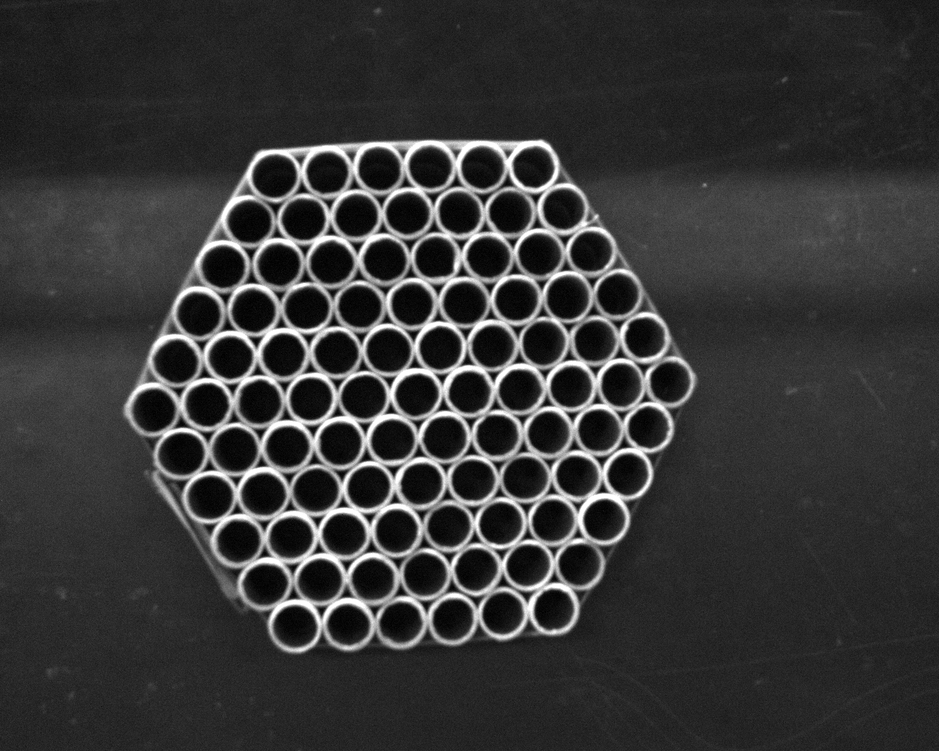
//> input picture cppopencv/image1.bmp, 939 x 751 px, shrunk from 1280 x 1024 before the run
$ ./okbing123 image1.bmp   (built with g++ and OpenCV 4)
//> lines starting //> are read from the running program, lines starting //| are printed output that depends on the picture; after the words box and inside, x2 and y2 are one past the last pixel; in counts of white or black regions, pixels touching at a corner belong together
#include <opencv2/opencv.hpp>
#include <iostream>
#include <cmath>
#include <string>
#include <vector>

using namespace cv;
using namespace std;

int main(int argc,char* argv[])
{
    string filename=argv[1];
	Mat img = imread(filename);
//> img is the input picture: 751 rows x 939 cols, CV_8UC3; min 0, max 255, mean 55.4
	if (img.empty())
	{
		cout << "请确认图像文件名称是否正确" << endl;
		return -1;
	}
	imshow("img", img);
	Mat gray;
	cvtColor(img, gray, COLOR_BGR2GRAY);
	GaussianBlur(gray, gray, Size(9, 9), 10, 10);  //平滑滤波
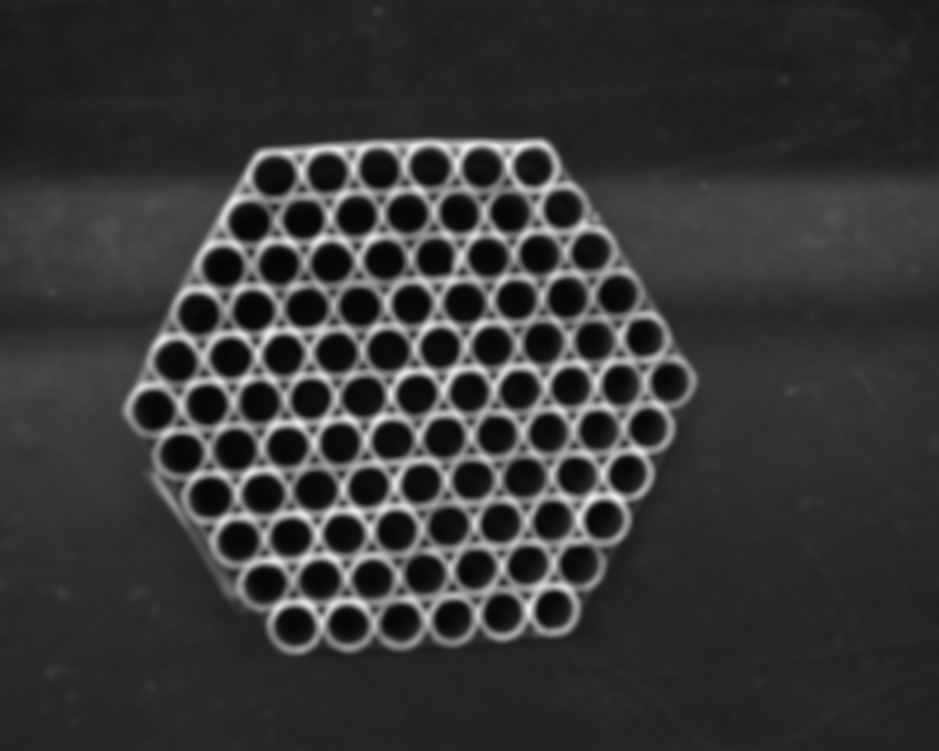
//> gray: 751 rows x 939 cols, CV_8UC1; min 5, max 238, mean 55.4
                                                 //
	imshow("gray", gray);
												 //检测圆形
	vector<Vec3f> circles;
	double dp = 2; //
	double minDist = 10;  //两个圆心之间的最小距离
	double	param1 = 40;  //Canny边缘检测的较大阈值
	double	param2 = 50;  //累加器阈值
	int min_radius = 15;  //圆形半径的最小值
	int max_radius = 25;  //圆形半径的最大值
	HoughCircles(gray, circles, HOUGH_GRADIENT, dp, minDist, param1, param2,
		min_radius, max_radius);
//> circles = 89 circles (x, y, radius), first 12: [497, 435, 19.2], [603, 519, 19.6], [469, 391, 19], [459, 213, 19.2], [421, 483, 19.2], [647, 427, 19.2], [563, 209, 19.8], [481, 167, 19.2], [487, 257, 19.4], [449, 525, 19.2], [425, 575, 19.2], [303, 219, 19.2]

	//图像中标记出圆形
    int sum=0;
	for (size_t i = 0; i < circles.size(); i++)
	{
		//读取圆心
		Point center(cvRound(circles[i][0]), cvRound(circles[i][1]));
		//读取半径
		int radius = cvRound(circles[i][2]);
        sum+=radius;
		//绘制圆心
		circle(img, center, 3, Scalar(0, 255, 0), -1, 8, 0);
		//绘制圆
		circle(img, center, radius, Scalar(0, 0, 255), 2, 8, 0);
	}
//> this loop made 89 passes
//> (center, radius, sum) on passes 1 to 12: (Point(497, 435), 19, 19), (Point(603, 519), 20, 39), (Point(469, 391), 19, 58), (Point(459, 213), 19, 77), (Point(421, 483), 19, 96), (Point(647, 427), 19, 115), (Point(563, 209), 20, 135), (Point(481, 167), 19, 154), (Point(487, 257), 19, 173), (Point(449, 525), 19, 192), (Point(425, 575), 19, 211), (Point(303, 219), 19, 230)
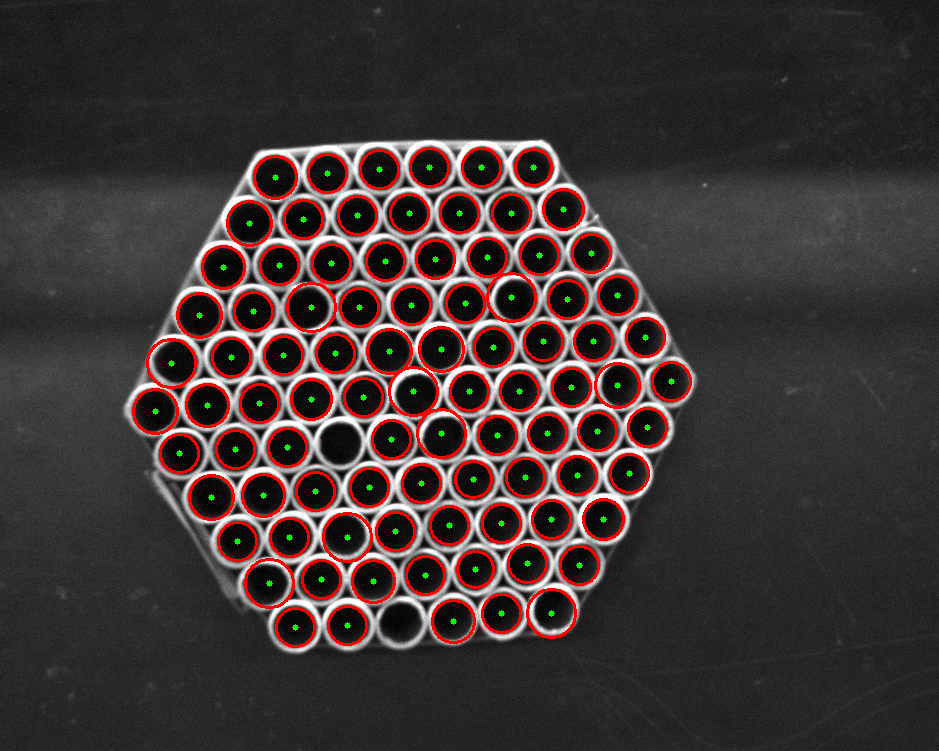
//> img: 751 rows x 939 cols, CV_8UC3; 5.02% of pixels changed, all inside (x1, y1, x2, y2) = (132, 147, 692, 648)
//> after the loop, sum = 1764
	imshow("end", img);
    //所有圆组成一个区域

	waitKey(0);
	return 0;
}

$ run again, on cppopencv/image3.bmp
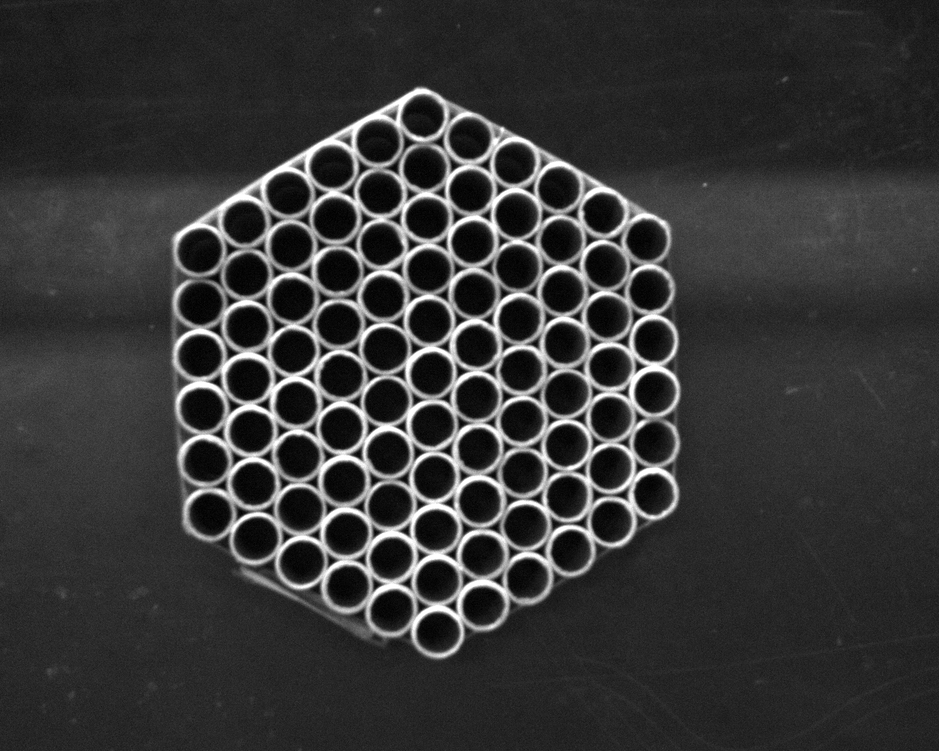
//> input picture cppopencv/image3.bmp, 939 x 751 px, shrunk from 1280 x 1024 before the run
//> img is the input picture: 751 rows x 939 cols, CV_8UC3; min 0, max 255, mean 54.9
//> `GaussianBlur(gray, gray, Size(9, 9), 10, 10);`:
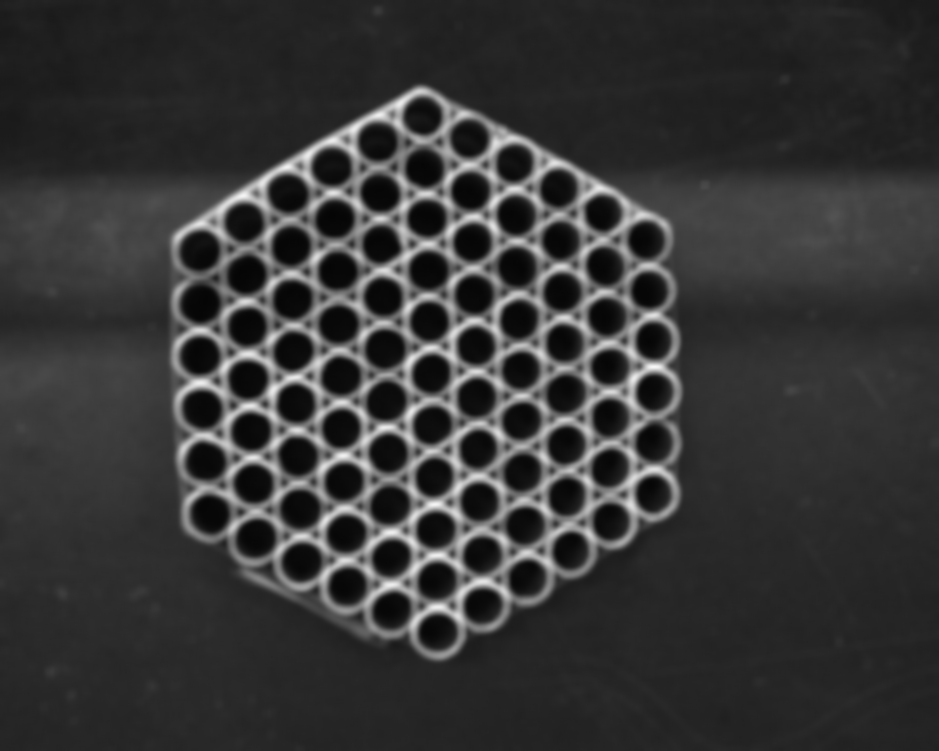
//> gray: 751 rows x 939 cols, CV_8UC1; min 5, max 245, mean 54.9
//> circles = 90 circles (x, y, radius), first 12: [479, 501, 20], [429, 321, 19.2], [477, 449, 19.2], [653, 493, 19.2], [611, 521, 19.2], [521, 369, 19.2], [607, 317, 19.2], [477, 397, 19.2], [383, 297, 19.2], [521, 421, 18.8], [295, 403, 19.2], [291, 245, 19.2]
//> the loop `for (size_t i = 0; i < circles.size(); i++)` made 90 passes
//> (center, radius, sum) on passes 1 to 8: (Point(479, 501), 20, 20), (Point(429, 321), 19, 39), (Point(477, 449), 19, 58), (Point(653, 493), 19, 77), (Point(611, 521), 19, 96), (Point(521, 369), 19, 115), (Point(607, 317), 19, 134), (Point(477, 397), 19, 153)
//> after the loop `for (size_t i = 0; i < circles.size(); i++)`:
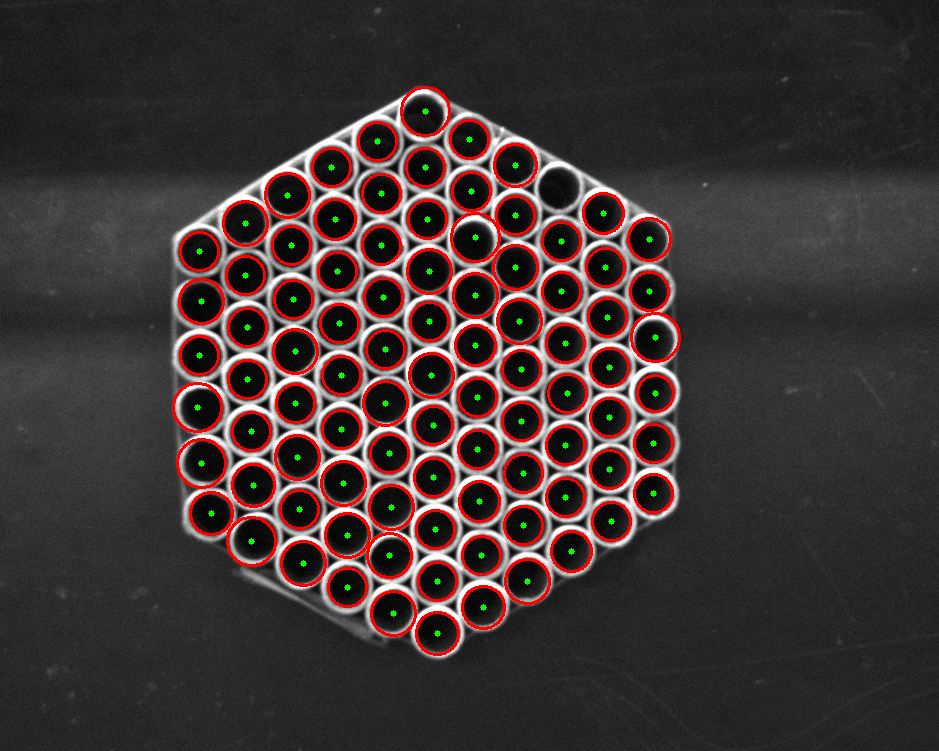
//> img: 751 rows x 939 cols, CV_8UC3; 5.18% of pixels changed, all inside (x1, y1, x2, y2) = (172, 86, 681, 656)
//> after the loop `for (size_t i = 0; i < circles.size(); i++)`: sum = 1810

$ run again, on cppopencv/image4.bmp
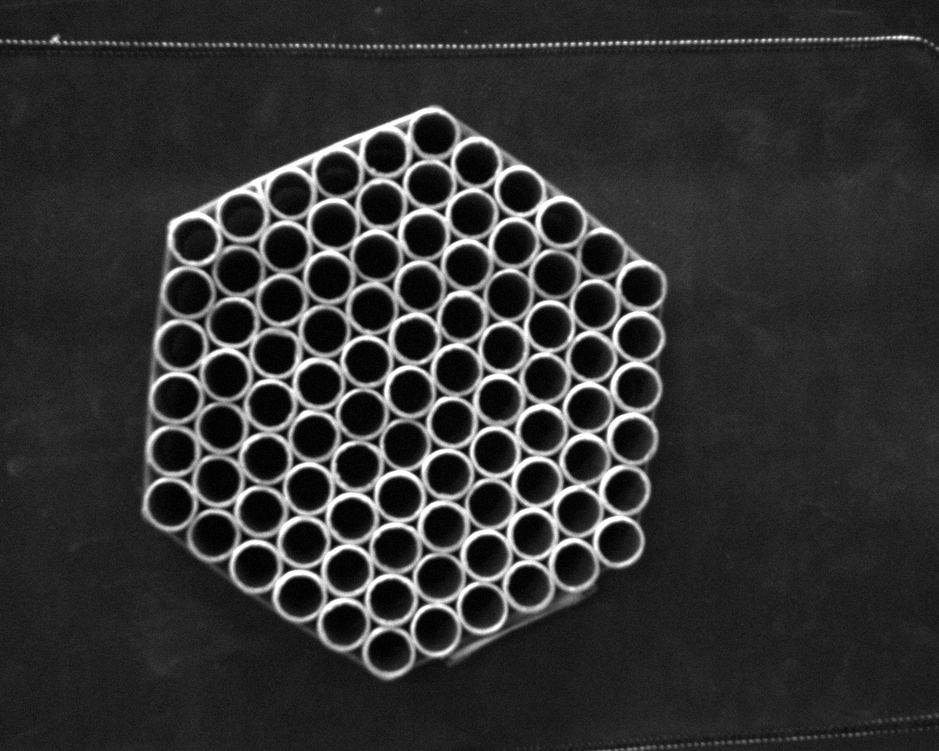
//> input picture cppopencv/image4.bmp, 939 x 751 px, shrunk from 1280 x 1024 before the run
//> img is the input picture: 751 rows x 939 cols, CV_8UC3; min 0, max 255, mean 50
//> `GaussianBlur(gray, gray, Size(9, 9), 10, 10);`:
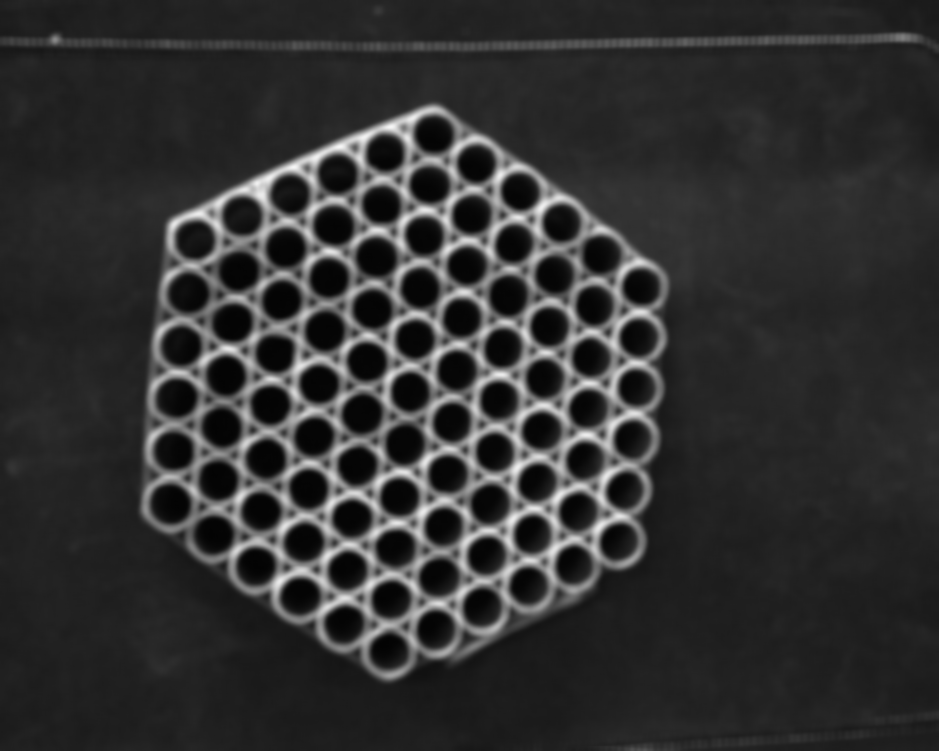
//> gray: 751 rows x 939 cols, CV_8UC1; min 3, max 247, mean 50
//> circles = 90 circles (x, y, radius), first 12: [639, 337, 19], [573, 565, 19.2], [467, 265, 19.4], [591, 357, 18.8], [561, 223, 19.8], [519, 191, 19.2], [415, 339, 20.6], [275, 353, 19.2], [171, 503, 21.4], [391, 599, 19], [319, 383, 20.6], [443, 527, 19.2]
//> the loop `for (size_t i = 0; i < circles.size(); i++)` made 90 passes
//> (center, radius, sum) on passes 1 to 8: (Point(639, 337), 19, 19), (Point(573, 565), 19, 38), (Point(467, 265), 19, 57), (Point(591, 357), 19, 76), (Point(561, 223), 20, 96), (Point(519, 191), 19, 115), (Point(415, 339), 21, 136), (Point(275, 353), 19, 155)
//> after the loop `for (size_t i = 0; i < circles.size(); i++)`:
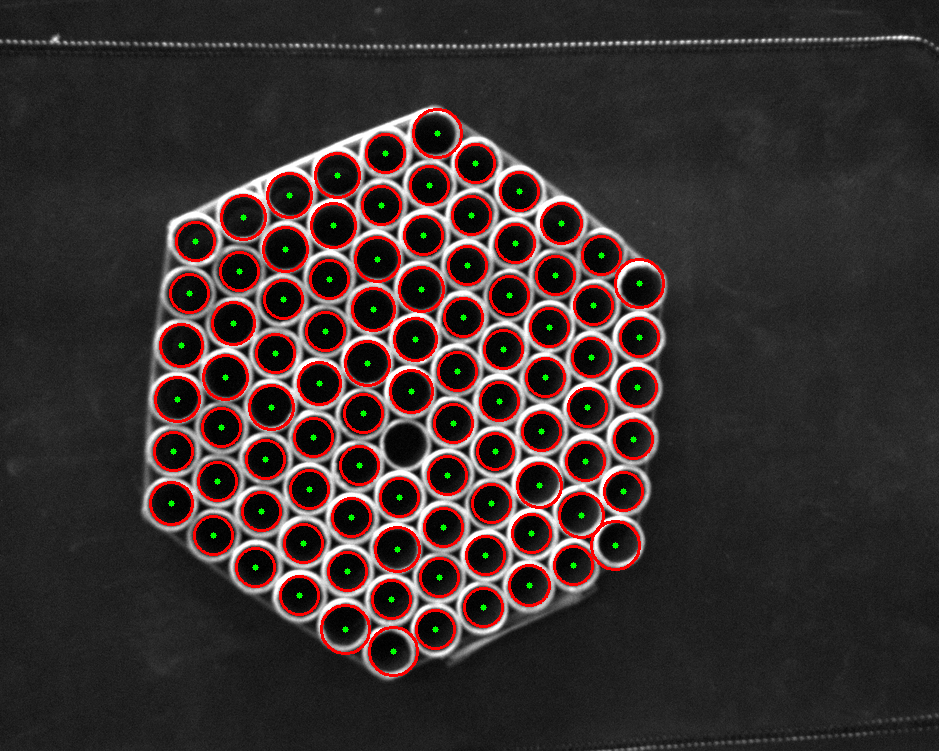
//> img: 751 rows x 939 cols, CV_8UC3; 5.11% of pixels changed, all inside (x1, y1, x2, y2) = (149, 108, 665, 677)
//> after the loop `for (size_t i = 0; i < circles.size(); i++)`: sum = 1792
